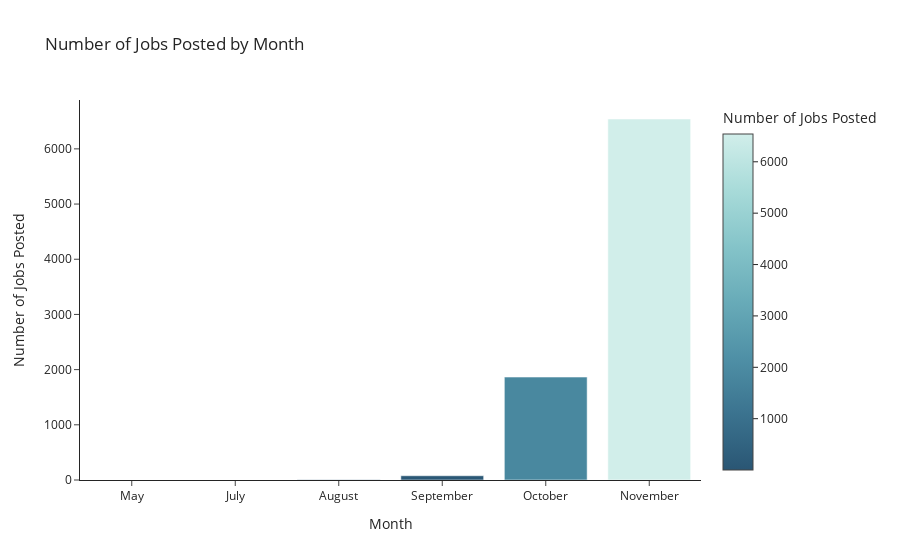
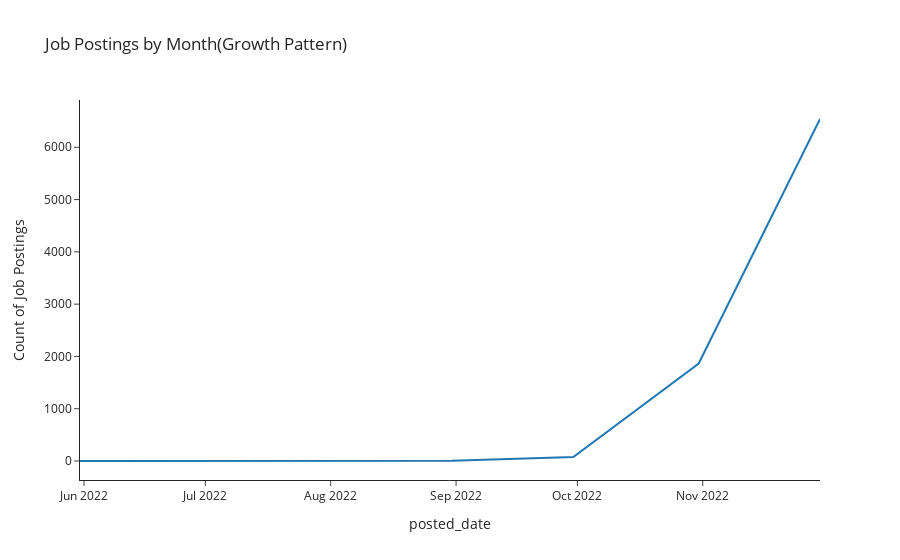

Here is the notebook cell these charts were saved with, in order:
### Code cell
# Convert the 'posted_date' column to a datetime format and extract the month
df['month'] = pd.to_datetime(df['posted_date']).dt.month_name()

# Count the number of jobs posted in each month
job_counts_by_month = df['month'].value_counts().reset_index()
job_counts_by_month.columns = ['month', 'count']

# Sort the months by their chronological order
month_order = ['January', 'February', 'March', 'April', 'May', 'June', 
               'July', 'August', 'September', 'October', 'November', 'December']
job_counts_by_month['month'] = pd.Categorical(job_counts_by_month['month'], categories=month_order, ordered=True)
job_counts_by_month = job_counts_by_month.sort_values('month')

# Create a bar chart using Plotly Express
fig = px.bar(job_counts_by_month, x='month', y='count',
             color='count', color_continuous_scale='Teal_r',
             template='simple_white',
             title='Number of Jobs Posted by Month',
             labels={'month':'Month', 'count':'Number of Jobs Posted'})
fig.update_layout(showlegend=False)
fig.show()
# #####################################################
df.posted_date = pd.to_datetime(df.posted_date)
# Create a new DataFrame with count of jobs posted per month
df_posted_month = df.groupby(pd.Grouper(key='posted_date', freq='M')).size().reset_index(name='counts')

# Create a line chart using plotly express
fig = px.line(df_posted_month, x='posted_date', y='counts', template="simple_white", 
              title='Job Postings by Month(Growth Pattern)', labels={'posted': 'Month', 'counts': 'Count of Job Postings'})

# fig.update_xaxes(
#     dtick="M1",
#     tickformat="%b\n%Y",
#     rangebreaks=[
#         dict(bounds=["sat", "mon"]), # Hide weekends
#     ]
# )

fig.show()
# In the code above, we first group the original DataFrame df by the posted column with a frequency of M (month) using pd.Grouper and groupby method, and then use size() method to count the number of rows in each group. We then reset the index and rename the

### Figure 1 — Plotly figure (JSON) as saved in the notebook; plotly's stock layout.template omitted (floating-point values rounded to 4 significant figures)
{"data": [{"alignmentgroup": "True", "hovertemplate": "Month=%{x}<br>Number of Jobs Posted=%{marker.color}<extra></extra>", "legendgroup": "", "marker": {"color": [1, 2, 4, 77, 1865, 6541], "coloraxis": "coloraxis", "pattern": {"shape": ""}}, "name": "", "offsetgroup": "", "orientation": "v", "showlegend": false, "textposition": "auto", "type": "bar", "x": ["May", "July", "August", "September", "October", "November"], "xaxis": "x", "y": [1, 2, 4, 77, 1865, 6541], "yaxis": "y"}], "layout": {"barmode": "relative", "coloraxis": {"colorbar": {"title": {"text": "Number of Jobs Posted"}}, "colorscale": [[0, "rgb(42, 86, 116)"], [0.1667, "rgb(59, 115, 143)"], [0.3333, "rgb(79, 144, 166)"], [0.5, "rgb(104, 171, 184)"], [0.6667, "rgb(133, 196, 201)"], [0.8333, "rgb(168, 219, 217)"], [1, "rgb(209, 238, 234)"]]}, "legend": {"tracegroupgap": 0}, "showlegend": false, "title": {"text": "Number of Jobs Posted by Month"}, "xaxis": {"anchor": "y", "domain": [0, 1], "title": {"text": "Month"}}, "yaxis": {"anchor": "x", "domain": [0, 1], "title": {"text": "Number of Jobs Posted"}}}}

### Figure 2 — Plotly figure (JSON) as saved in the notebook; plotly's stock layout.template omitted (floating-point values rounded to 4 significant figures)
{"data": [{"hovertemplate": "posted_date=%{x}<br>Count of Job Postings=%{y}<extra></extra>", "legendgroup": "", "line": {"color": "#1F77B4", "dash": "solid"}, "marker": {"symbol": "circle"}, "mode": "lines", "name": "", "orientation": "v", "showlegend": false, "type": "scatter", "x": ["2022-05-31T00:00:00", "2022-06-30T00:00:00", "2022-07-31T00:00:00", "2022-08-31T00:00:00", "2022-09-30T00:00:00", "2022-10-31T00:00:00", "2022-11-30T00:00:00"], "xaxis": "x", "y": [1, 0, 2, 4, 77, 1865, 6541], "yaxis": "y"}], "layout": {"legend": {"tracegroupgap": 0}, "title": {"text": "Job Postings by Month(Growth Pattern)"}, "xaxis": {"anchor": "y", "domain": [0, 1], "title": {"text": "posted_date"}}, "yaxis": {"anchor": "x", "domain": [0, 1], "title": {"text": "Count of Job Postings"}}}}
